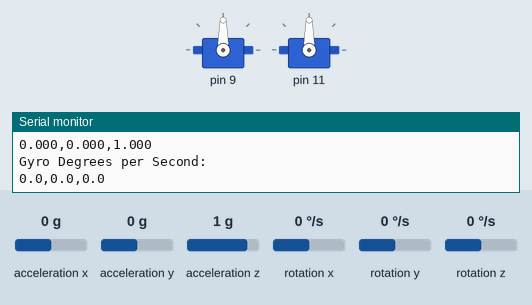
Recording of a program running on a simulated Arduino Uno, built with avr-gcc and run on an emulated ATmega328P. Parts: 2 × servo, the last lines printed to the serial monitor. Wiring (inferred from the names in the program): MPU-6050 motion sensor at I2C address 0x68. The test bench sets the inputs (shaded band); at power-on: acceleration y 0 g, acceleration z 1 g, rotation z 0 °/s, rotation x 0 °/s, acceleration x 0 g, rotation y 0 °/s.

Above: at 2.6 s.
2.7 s: acceleration y set to -1.4 g
At 5.21 s:
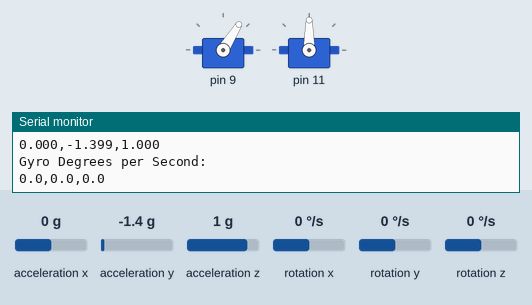
5.7 s: acceleration z set to -0.8 g
8.7 s: rotation z set to -192 °/s
At 10.5 s:
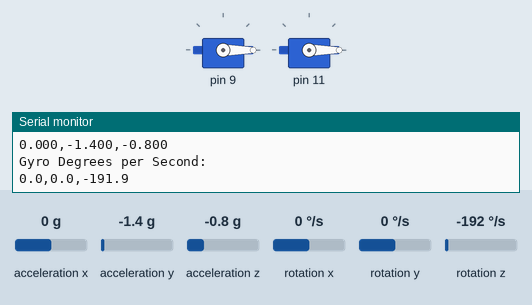
11.7 s: rotation x set to 192 °/s
At 14.2 s:
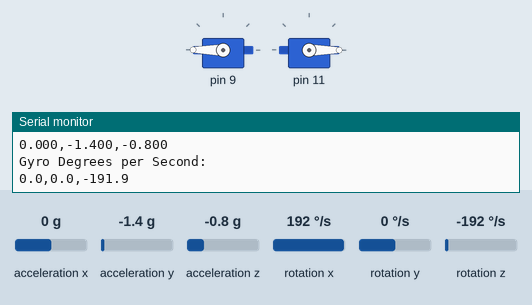
Timing chart, 0 to 15.7 s (numbered marks = the images above; inputs shaded):
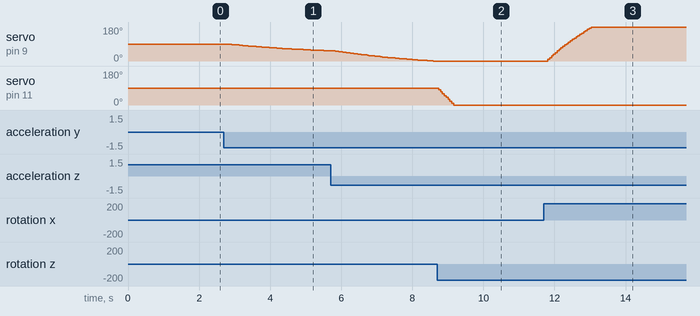

Measured:
- after the input at 2.7 s, servo on pin 9: moves from 90° to 54° over 2.9 s, starting after 0.11 s
- after the input at 8.7 s, servo on pin 11: moves from 90° to 0° over 0.42 s, starting at once
- after the input at 11.7 s, servo on pin 9: moves from 0° to 180° over 1.3 s, starting after 0.11 s

The program:

main.cpp
```cpp
/*
Julian Barossi
SJSU Robotics Trial
09/28/2025
*/

#include <Arduino.h>
#include <Wire.h>
#include "mpu6050.h"
#include "myServo.h"
#define MAIN

#ifdef MAIN
mpu6050 mpu;
My_servo pitch(9,0,180,90);
My_servo roll(10,0,180,90);
My_servo yaw(11,0,180,90);


static uint32_t last_loop = 0;

void setup() {
  Serial.begin(115200);
  Wire.begin();
  mpu.init_mpu();
  pitch.init_servo();
  //roll.init_servo();
  yaw.init_servo();

  last_loop = micros();
  mpu.update(0.0f);
  mpu.calibrate();
  Serial.println("TARED MPU");
}

void loop() {

  static unsigned long lastPrint = 0;
  unsigned long now_milli = millis();
  uint32_t now_micro = micros();

  float delta = (now_micro - last_loop);
  last_loop = now_micro;

  delta *= 1e-6;

  if(mpu.update(delta)){

    //int roll_angle = map((int)mpu.getRoll(), -90, 90, 0, 180);
    int pitch_angle = map((int)mpu.getPitch(), -90, 90, 0, 180);
    int yaw_angle = map((int)mpu.getYaw(), -90, 90, 0, 180);

    yaw.write(yaw_angle);
    //roll.write(roll_angle);
    pitch.write(pitch_angle);


    if (now_milli - lastPrint >= 1000){

      float ax = mpu.getAx(), ay = mpu.getAy(), az = mpu.getAz();
      float gx = mpu.getGy(), gy = mpu.getGy(), gz = mpu.getGz();

      lastPrint = now_milli;

      Serial.println("Acceleration Gravity: ");
      Serial.print(ax,3); Serial.print(","); Serial.print(ay,3); Serial.print(","); Serial.println(az,3);


      Serial.println("Gyro Degrees per Second: ");
      Serial.print(gx,1); Serial.print(","); Serial.print(gy,1); Serial.print(","); Serial.println(gz,1);

    }
  }
  delay(50);
}

#endif

#ifdef TEST1

void setup(){
  Serial.begin(115200);
  Wire.begin();

  Wire.beginTransmission(0x68);
  Wire.write(0x6B);
  Wire.write(0);
  Wire.endTransmission(true);

  Serial.println("MPU Test");
}

void loop(){
  Wire.beginTransmission(0x68);
  Wire.write(0x3B);
  Wire.endTransmission(false);
  Wire.requestFrom(0x68, 6, true);

  int16_t ax = (Wire.read() << 8) | Wire.read();
  int16_t ay = (Wire.read() << 8) | Wire.read();
  int16_t az = (Wire.read() << 8) | Wire.read();

  Serial.print("ax="); Serial.print(ax);
  Serial.print(" | ay="); Serial.print(ay);
  Serial.print(" | az="); Serial.println(az);

  delay(500);
}

#endif

#ifdef Read

uint8_t addr = 0x68;

uint8_t i2c_read8(uint8_t a, uint8_t reg) {
  Wire.beginTransmission(a);
  Wire.write(reg);
  if (Wire.endTransmission(false) != 0) return 0xFF; // error
  if (Wire.requestFrom(a, (uint8_t)1, (uint8_t)true) != 1) return 0xFE; // short read
  return Wire.read();
}

bool i2c_write8(uint8_t a, uint8_t reg, uint8_t val) {
  Wire.beginTransmission(a);
  Wire.write(reg);
  Wire.write(val);
  return Wire.endTransmission(true) == 0;
}

void setup() {
  Serial.begin(115200);
  Wire.begin();              // IMPORTANT
  delay(200);

  Serial.println("MPU Test");

  uint8_t addresses[] = {0x68, 0x69};
for (uint8_t i = 0; i < 2; i++) {
    uint8_t tryAddr = addresses[i];
    Wire.beginTransmission(tryAddr);
    int e = Wire.endTransmission();
    Serial.print("Probe 0x"); Serial.print(tryAddr, HEX);
    Serial.print(" -> "); Serial.println(e == 0 ? "ACK" : "NACK");
    if (e == 0) addr = tryAddr;
}


  // WHO_AM_I should be 0x68
  uint8_t who = i2c_read8(addr, 0x75);
  Serial.print("WHO_AM_I @0x"); Serial.print(addr, HEX);
  Serial.print(" = 0x"); Serial.println(who, HEX);

  // Wake device (PWR_MGMT_1 = 0)
  if (!i2c_write8(addr, 0x6B, 0x00)) {
    Serial.println("Failed to write PWR_MGMT_1");
  } else {
    Serial.println("Woke MPU6050");
  }
}

void loop() {
  // Request 6 accel bytes with repeated start
  Wire.beginTransmission(addr);
  Wire.write(0x3B);                         // ACCEL_XOUT_H
  int e = Wire.endTransmission(false);      // repeated start
  if (e != 0) {
    Serial.print("endTx error: "); Serial.println(e);
    delay(500);
    return;
  }

  int n = Wire.requestFrom(addr, (uint8_t)6, (uint8_t)true);
  if (n != 6) {
    Serial.print("short read: "); Serial.println(n);
    delay(500);
    return;
  }

  int16_t ax = (Wire.read() << 8) | Wire.read();
  int16_t ay = (Wire.read() << 8) | Wire.read();
  int16_t az = (Wire.read() << 8) | Wire.read();

  Serial.print("ax="); Serial.print(ax);
  Serial.print(" | ay="); Serial.print(ay);
  Serial.print(" | az="); Serial.println(az);

  delay(300);
}

#endif

#ifdef i2c
void setup() {
  Serial.begin(115200);
  while (!Serial) {}
  Wire.begin();                 // IMPORTANT
  Wire.setClock(100000);        // 100kHz

  Serial.println("I2C scanner starting...");
}

void loop() {
  byte count = 0;
  for (uint8_t addr = 0x08; addr <= 0x77; addr++) {
    Wire.beginTransmission(addr);
    uint8_t err = Wire.endTransmission();
    if (err == 0) {
      Serial.print("Found I2C device at 0x");
      Serial.println(addr, HEX);
      count++;
    } else if (err == 4) {
      Serial.print("Unknown error at 0x");
      Serial.println(addr, HEX);
    }
  }

  if (count == 0) {
    Serial.println("No I2C devices found. Check wiring/power/GND.");
  } else {
    Serial.print("Done. Devices found: ");
    Serial.println(count);
  }

  Serial.println("---- rescanning in 2s ----");
  delay(2000);
}

#endif
```

mpu6050.cpp
```cpp
/*
Julian Barossi
SJSU Robotics Trial
09/28/2025
*/

#include "mpu6050.h"
#include <Wire.h>
#include <math.h>
#include <Arduino.h>


void mpu6050::init_mpu(){
    Wire.begin();
    Wire.beginTransmission(address);
    Wire.write(0x6B);
    Wire.write(0);
    Wire.endTransmission(true);

    Wire.beginTransmission(address);
    Wire.write(0x1A);
    Wire.write(0x05);
    Wire.endTransmission(true);
}

bool mpu6050::getRaw() {
    Wire.beginTransmission(address);
    Wire.write(0x3B);
    if (Wire.endTransmission(false) != 0) return false; // NACK/ACK check

    Wire.requestFrom(address, 14);
    if (Wire.available() < 14) return false;

    raw_ax = (Wire.read() << 8) | Wire.read();
    raw_ay = (Wire.read() << 8) | Wire.read();
    raw_az = (Wire.read() << 8) | Wire.read();

    (void)Wire.read();  //skip 0x40 and 0x41
    (void)Wire.read();

    raw_gx = (Wire.read() << 8) | Wire.read();
    raw_gy = (Wire.read() << 8) | Wire.read();
    raw_gz = (Wire.read() << 8) | Wire.read();

    return true;
}


void mpu6050::raw_to_g(){


float ax_nofilter = (raw_ax/ accel_scale_factor) - ax_offset;
float ay_nofilter = (raw_ay / accel_scale_factor) - ay_offset;
float az_nofilter = (raw_az / accel_scale_factor) - az_offset;

if (aFirst){
    ax = ax_nofilter;
    ay = ay_nofilter;
    az = az_nofilter;
    aFirst = false;
}else{

    ax = (1 - accel_alpha) * ax + (ax_nofilter * accel_alpha);
    ay = (1 - accel_alpha) * ay + (ay_nofilter * accel_alpha);
    az = (1 - accel_alpha) * az + (az_nofilter * accel_alpha);
}

gx = (raw_gx / gyro_scale_factor) - gx_offset;
gy = (raw_gy / gyro_scale_factor) - gy_offset;
gz = (raw_gz / gyro_scale_factor) - gz_offset;

}

void mpu6050::getAcclAngles(){
    pitch = (atan2(-ax, sqrt(ay*ay+az*az)) * 180 / PI )- baseline_pitch;
    roll = (atan2(ay, az) * 180 / PI )- baseline_roll;
}


void mpu6050::calibrate(){


    const int intervals = 200;
    float sx=0, sy=0, sz=0;
    for(int i=0; i<intervals; ++i){
        if(!getRaw()) continue;
        raw_to_g();
        sx += gx; sy += gy; sz += gz;
        delay(5);
    }
    gx_offset = sx / intervals;
    gy_offset = sy / intervals;
    gz_offset = sz / intervals;

    //tare
    baseline_pitch = pitch;
    baseline_roll  = roll;

}

bool mpu6050::update(float delta_t){
    if(!getRaw()) return false;

    raw_to_g();

    float accel_pitch = (atan2(-ax, sqrt(ay*ay+az*az)) * 180 / PI );
    float accel_roll = (atan2(ay, az) * 180 / PI );

    //swap
    float temp = accel_roll;
    accel_roll = accel_pitch;
    accel_pitch = temp;

    if(gFrist){
        roll = accel_roll;
        pitch = accel_pitch;
        gFrist = false;
    }

    yaw += gz * delta_t;
    roll = gyro_alpha * (roll + gy * delta_t) + (1.0f - gyro_alpha) * accel_roll;
    pitch = gyro_alpha * (pitch + gx * delta_t) + (1.0f - gyro_alpha) * accel_pitch;

    return true;
}

float mpu6050::getPitch(){
    return pitch - baseline_pitch;
}

float mpu6050::getRoll(){
    return roll - baseline_roll;
}

float mpu6050::getYaw(){
    return yaw - baseline_yaw;
}
```

mpu6050.h
```cpp
#ifndef _MPU6050_
#define _MPU6050_

#include <stdint.h>

class mpu6050
{
private:
    uint8_t address;
    float accel_scale_factor = 16384.0f;
    float gyro_scale_factor = 131.072;

    //raw data processed
    float ax = 0.0f, ay = 0.0f, az = 0.0f;
    float gx = 0.0f, gy = 0.0f, gz = 0.0f;

    //fine tune later
    float gx_offset = 0.0f, gy_offset = 0.0f, gz_offset = 0.0f;
    float ax_offset = 0.0f, ay_offset = 0.0f, az_offset = 0.0f;

    //holds calculated servo change
    float pitch = 0, roll = 0, yaw = 0;
    float baseline_pitch = 0.0f, baseline_yaw, baseline_roll = 0.0f;

    //raw values from mpu
    int16_t raw_ax = 0, raw_ay = 0, raw_az = 0;
    int16_t raw_gx = 0, raw_gy = 0, raw_gz = 0;

    //
    float gyro_alpha = 0.98f;
    float accel_alpha = 0.20f;

    bool aFirst =true;
    bool gFrist = true;


public:
    void init_mpu();
    bool getRaw();
    void raw_to_g();
    void getAcclAngles();
    void calibrate();
    bool update(float delta_t);
    float getPitch();
    float getRoll();
    float getYaw();

    //for telemtry
    float getAx() const { return ax; }
    float getAy() const { return ay; }
    float getAz() const { return az; }
    float getGx() const { return gx; }
    float getGy() const { return gy; }
    float getGz() const { return gz; }

    mpu6050(uint8_t add = 0x68) : address(add){};
};


#endif
```

myServo.cpp
```cpp
/*
Julian Barossi
SJSU Robotics Trial
09/28/2025
*/

#include "myServo.h"
#include <Arduino.h>
#include <Servo.h>


void My_servo::init_servo(){
    driver.attach(pin);
    driver.write(start_degrees);
    current_degrees = start_degrees;
}

bool My_servo::write(int degree){
    if(degree < minLimit) degree = minLimit;
    if(degree > maxLimit) degree = maxLimit;

    current_degrees = degree;
    driver.write(current_degrees);

    if((current_degrees == minLimit) || (current_degrees) == maxLimit){
        return false;
    }
    return true;
}
```

myServo.h
```cpp
#ifndef _MY_SERVO_
#define _MY_SERVO_

#include <stdint.h>
#include <Servo.h>


class My_servo{

    private:
        uint8_t pin;
        int start_degrees;
        int current_degrees;
        int minLimit;
        int maxLimit;
        Servo driver;

    public:

    My_servo(int pin, uint8_t min = 0, uint8_t max = 180, uint8_t start = 90) : pin(pin), minLimit(min), maxLimit(max), start_degrees(start), current_degrees(start){};
    void init_servo();
    bool write(int degree);
};


#endif
```
